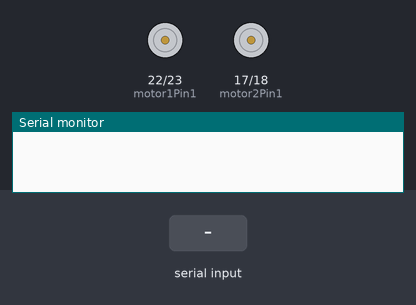
Recording of a sketch running on a simulated ESP32. Shown: motor-driver pin pairs drawn as motors (green arrow = first pin HIGH = forward, orange = second pin HIGH = backward, longer = more drive, scaled by the enable pin), the last lines printed to the serial monitor. The test bench sets the inputs (shaded band).

Above: at 1.2 s.
1.3 s: "1" received over Serial
At 2.2 s:
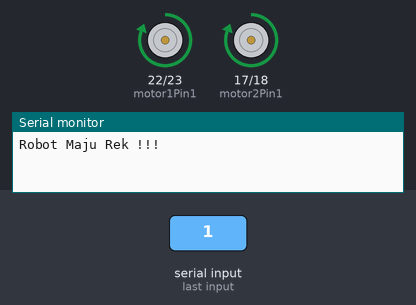
3.0 s: "2" received over Serial
At 3.3 s:
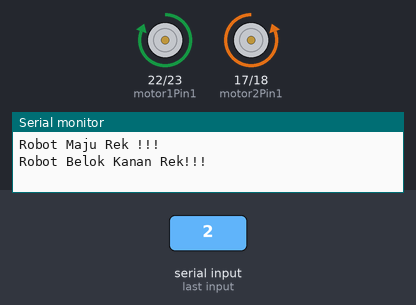
4.5 s: "3" received over Serial
At 5.7 s:
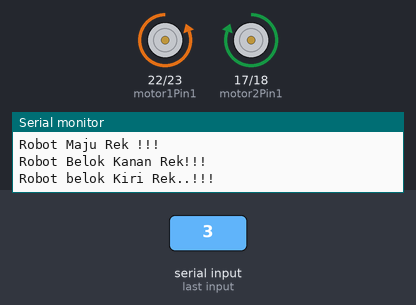
6.0 s: "4" received over Serial
At 6.8 s:
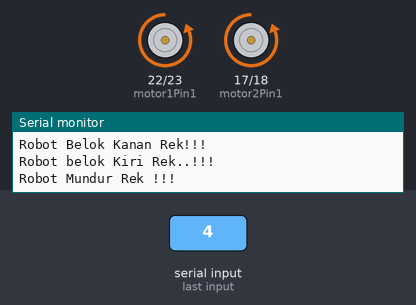
7.5 s: "0" received over Serial
At 7.9 s:
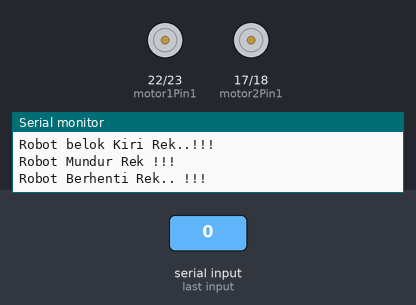
Timing chart, 0 to 10.0 s (numbered marks = the images above; inputs shaded):
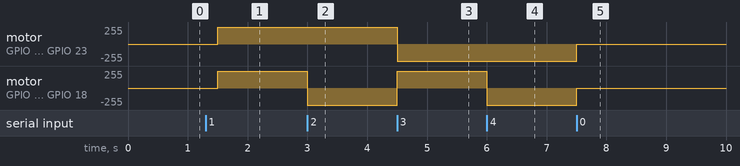

Measured:
- after the input at 1.3 s, motor on GPIO 22 (motor1Pin1) / GPIO 23 (motor1Pin2), motor on GPIO 17 (motor2Pin1) / GPIO 18 (motor2Pin2): stopped → forward 255/255 after 0.20 s
- after the input at 3.0 s, motor on GPIO 17 (motor2Pin1) / GPIO 18 (motor2Pin2): forward 255/255 → backward 255/255 at once
- after the input at 4.5 s, motor on GPIO 22 (motor1Pin1) / GPIO 23 (motor1Pin2): forward 255/255 → backward 255/255 at once; motor on GPIO 17 (motor2Pin1) / GPIO 18 (motor2Pin2): backward 255/255 → forward 255/255 at once
- after the input at 6.0 s, motor on GPIO 17 (motor2Pin1) / GPIO 18 (motor2Pin2): forward 255/255 → backward 255/255 at once
- after the input at 7.5 s, motor on GPIO 22 (motor1Pin1) / GPIO 23 (motor1Pin2), motor on GPIO 17 (motor2Pin1) / GPIO 18 (motor2Pin2): backward 255/255 → stopped at once

The sketch:

bnu.ino
```cpp
char myData = 0;

// Motor Kiri
int motor1Pin1 = 22;
int motor1Pin2 = 23;
int enable1Pin = 21;
// Motor Kanan
int motor2Pin1 = 17;
int motor2Pin2 = 18;
int enable2Pin = 16;
// Setting PWM properties
const int freq = 30000;
const int pwmChannel = 0;
const int pwmChanne2 = 0;
const int resolution = 8;
const int dutyCycle = 255;

void setup() {
  Serial.begin(115200);
  // sets the pins as outputs:
  pinMode(motor1Pin1, OUTPUT);
  pinMode(motor1Pin2, OUTPUT);
  pinMode(enable1Pin, OUTPUT);
  pinMode(motor2Pin1, OUTPUT);
  pinMode(motor2Pin2, OUTPUT);
  pinMode(enable2Pin, OUTPUT);

  // Konfigurasikan fungsi PWM
  ledcSetup(pwmChannel, freq, resolution);
  ledcSetup(pwmChanne2, freq, resolution);

  // menentukan saluran ke GPIO untuk dikontrol
  ledcAttachPin(enable1Pin, pwmChannel);
  ledcAttachPin(enable2Pin, pwmChannel);
}
void loop()
{
myData = int(Serial.read());
if (myData == '1'){
  Serial.println("Robot Maju Rek !!!");
  // Maju
  digitalWrite(motor1Pin1, HIGH);
  digitalWrite(motor1Pin2, LOW);
  digitalWrite(motor2Pin1, HIGH);
  digitalWrite(motor2Pin2, LOW);
  delay(200);
  ledcWrite(pwmChannel, dutyCycle);
}

else if (myData == '2'){
  Serial.println("Robot Belok Kanan Rek!!!");
  // Belok kanan
  digitalWrite(motor1Pin1, HIGH);
  digitalWrite(motor1Pin2, LOW);
  digitalWrite(motor2Pin1, LOW);
  digitalWrite(motor2Pin2, HIGH);
  delay(200);
  ledcWrite(pwmChannel, dutyCycle);
}

else if (myData == '3'){
  Serial.println("Robot belok Kiri Rek..!!!");
  // Belok kiri
  digitalWrite(motor1Pin1, LOW);
  digitalWrite(motor1Pin2, HIGH);
  digitalWrite(motor2Pin1, HIGH);
  digitalWrite(motor2Pin2, LOW);
  delay(200);
  ledcWrite(pwmChannel, dutyCycle);
}
else if (myData == '4'){
  Serial.println("Robot Mundur Rek !!!");
  // Mundur
  digitalWrite(motor1Pin1, LOW);
  digitalWrite(motor1Pin2, HIGH);
  digitalWrite(motor2Pin1, LOW);
  digitalWrite(motor2Pin2, HIGH);
  delay(200);
  ledcWrite(pwmChannel, dutyCycle);
}


else if (myData == '0'){
  Serial.println("Robot Berhenti Rek.. !!!");
  // Belok kiri
  digitalWrite(motor1Pin1, LOW);
  digitalWrite(motor1Pin2, LOW);
  digitalWrite(motor2Pin1, LOW);
  digitalWrite(motor2Pin2, LOW);
  ledcWrite(pwmChannel, dutyCycle);
}
}
```
